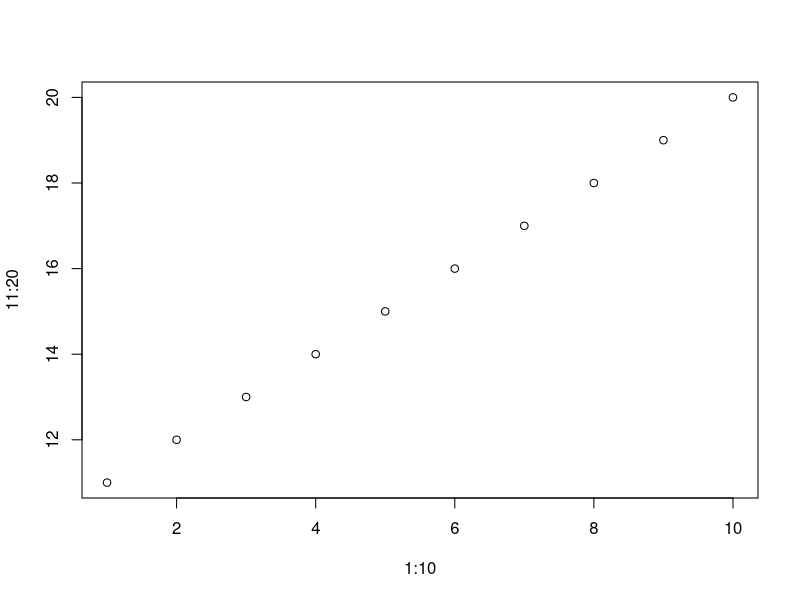

This chart was generated by the following R code:
## ---- chunk 1
knitr::opts_chunk$set(echo = TRUE)
## ---- chunk 2
plot(1:10, 11:20)
